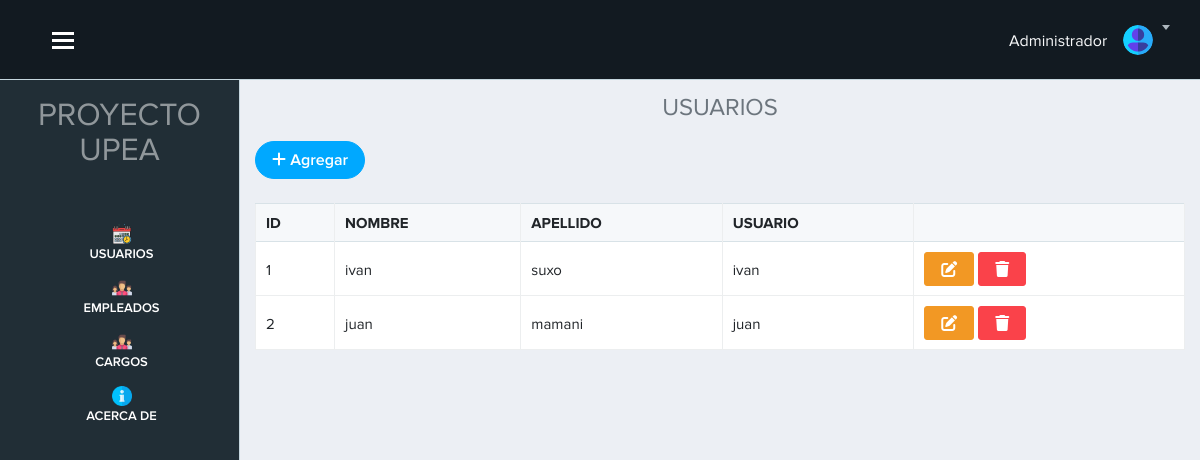
The app's page /vista/usuarios.php (signed in) with its own data.
### tables this page shows
CREATE TABLE `usuario` (
  `id_usuario` int(11) NOT NULL,
  `nombre` varchar(100) DEFAULT NULL,
  `apellido` varchar(100) DEFAULT NULL,
  `usuario` varchar(100) NOT NULL,
  `password` varchar(255) NOT NULL
);

### vista/usuarios.php (the view, shortened to what this page needs)
<?php require('./layout/topbar.php'); ?>
<?php require('./layout/sidebar.php'); ?>
<div class="page-content">
    <h4 class="text-center text-secondary">USUARIOS</h4>
    <?php
    include "../modelo/conexion.php";
    $sql = $conexion->query("SELECT * FROM usuario");
    ?>
    <a href="registro_usuario.php" class="btn btn-primary btn-rounded mb-4"> <i class="fa-solid fa-plus"></i> Agregar</a>
    <table class="table table-bordered table-hover col-12" id="example">
        <thead>
            <tr>
                <th scope="col">ID</th>
                <th scope="col">NOMBRE</th>
                <th scope="col">APELLIDO</th>
                <th scope="col">USUARIO</th>
                <th scope="col"></th>
            </tr>
        </thead>
        <tbody>
            <?php while ($datos = $sql->fetch_object()) : ?>
                <tr>
                    <td><?= $datos->id_usuario ?></td>
                    <td><?= $datos->nombre ?></td>
                    <td><?= $datos->apellido ?></td>
                    <td><?= $datos->usuario ?></td>
                    <td>
                        <a href="usuarios.php" class="btn btn-warning" data-toggle="modal" data-target="#exampleModal<?= $datos->id_usuario ?> "><i class="fa-solid fa-pen-to-square"></i></a>
                        <a href="usuarios.php?id=<?= $datos->id_usuario ?> " class="btn btn-danger" onclick="advertencia(event)"><i class="fa-solid fa-trash"></i></a>
                    </td>
                </tr>
            <?php endwhile; ?>
        </tbody>
    </table>
</div>
</div>
<?php require('./layout/footer.php'); ?>

### vista/layout/topbar.php (style rules this page uses)
.page-content { margin-top: 70px; }

### records on screen
usuario: id_usuario "1", nombre "ivan", apellido "suxo", usuario "ivan"
usuario: id_usuario "2", nombre "juan", apellido "mamani", usuario "juan"
